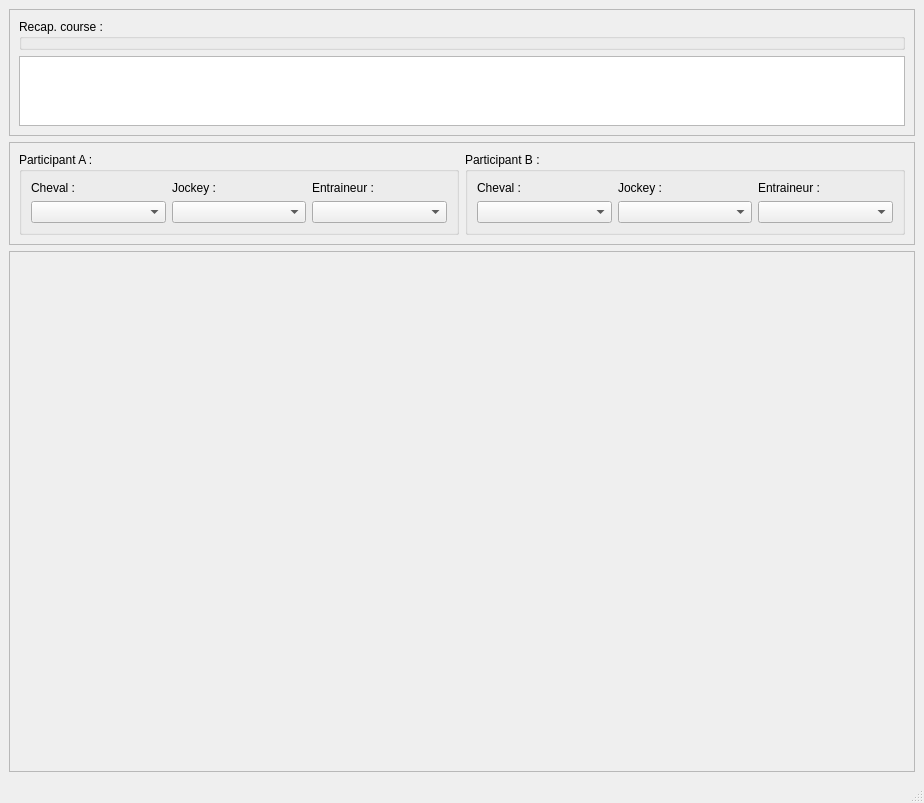
<?xml version="1.0" encoding="UTF-8"?>
<ui version="4.0">
 <class>duelswindow</class>
 <widget class="QMainWindow" name="duelswindow">
  <property name="geometry">
   <rect>
    <x>0</x>
    <y>0</y>
    <width>924</width>
    <height>803</height>
   </rect>
  </property>
  <property name="windowTitle">
   <string>MainWindow</string>
  </property>
  <widget class="QWidget" name="centralwidget">
   <layout class="QVBoxLayout" name="verticalLayout">
    <item>
     <widget class="QFrame" name="RecapFrame">
      <property name="sizePolicy">
       <sizepolicy hsizetype="Preferred" vsizetype="Fixed">
        <horstretch>0</horstretch>
        <verstretch>0</verstretch>
       </sizepolicy>
      </property>
      <property name="frameShape">
       <enum>QFrame::StyledPanel</enum>
      </property>
      <property name="frameShadow">
       <enum>QFrame::Raised</enum>
      </property>
      <layout class="QGridLayout" name="gridLayout">
       <item row="0" column="0">
        <widget class="QGroupBox" name="groupBox">
         <property name="title">
          <string>Recap. course :</string>
         </property>
        </widget>
       </item>
       <item row="1" column="0">
        <widget class="iTableView" name="RecapView">
         <property name="sizePolicy">
          <sizepolicy hsizetype="Expanding" vsizetype="Fixed">
           <horstretch>0</horstretch>
           <verstretch>0</verstretch>
          </sizepolicy>
         </property>
         <property name="maximumSize">
          <size>
           <width>16777215</width>
           <height>70</height>
          </size>
         </property>
         <property name="textElideMode">
          <enum>Qt::ElideMiddle</enum>
         </property>
        </widget>
       </item>
      </layout>
     </widget>
    </item>
    <item>
     <widget class="QFrame" name="SelectFrame">
      <property name="sizePolicy">
       <sizepolicy hsizetype="Preferred" vsizetype="Fixed">
        <horstretch>0</horstretch>
        <verstretch>0</verstretch>
       </sizepolicy>
      </property>
      <property name="frameShape">
       <enum>QFrame::StyledPanel</enum>
      </property>
      <property name="frameShadow">
       <enum>QFrame::Raised</enum>
      </property>
      <layout class="QHBoxLayout" name="horizontalLayout">
       <item>
        <widget class="QGroupBox" name="GBChevalA">
         <property name="title">
          <string>Participant A :</string>
         </property>
         <layout class="QGridLayout" name="gridLayout_2">
          <item row="1" column="1">
           <widget class="QComboBox" name="CBChevalA"/>
          </item>
          <item row="1" column="2">
           <widget class="QComboBox" name="CBJockeyA"/>
          </item>
          <item row="1" column="3">
           <widget class="QComboBox" name="CBCoachA"/>
          </item>
          <item row="0" column="1">
           <widget class="QLabel" name="label">
            <property name="text">
             <string>Cheval :</string>
            </property>
           </widget>
          </item>
          <item row="0" column="2">
           <widget class="QLabel" name="label_2">
            <property name="text">
             <string>Jockey :</string>
            </property>
           </widget>
          </item>
          <item row="0" column="3">
           <widget class="QLabel" name="label_3">
            <property name="text">
             <string>Entraineur :</string>
            </property>
           </widget>
          </item>
         </layout>
        </widget>
       </item>
       <item>
        <widget class="QGroupBox" name="GBChevalB">
         <property name="title">
          <string>Participant B :</string>
         </property>
         <layout class="QGridLayout" name="gridLayout_3">
          <item row="1" column="0">
           <widget class="QComboBox" name="CBChevalB"/>
          </item>
          <item row="1" column="1">
           <widget class="QComboBox" name="CBJockeyB"/>
          </item>
          <item row="1" column="2">
           <widget class="QComboBox" name="CBCoachB"/>
          </item>
          <item row="0" column="0">
           <widget class="QLabel" name="label_4">
            <property name="text">
             <string>Cheval :</string>
            </property>
           </widget>
          </item>
          <item row="0" column="1">
           <widget class="QLabel" name="label_5">
            <property name="text">
             <string>Jockey :</string>
            </property>
           </widget>
          </item>
          <item row="0" column="2">
           <widget class="QLabel" name="label_6">
            <property name="text">
             <string>Entraineur :</string>
            </property>
           </widget>
          </item>
         </layout>
        </widget>
       </item>
      </layout>
     </widget>
    </item>
    <item>
     <widget class="QScrollArea" name="DuelsView">
      <property name="widgetResizable">
       <bool>true</bool>
      </property>
      <widget class="QWidget" name="scrollAreaWidgetContents">
       <property name="geometry">
        <rect>
         <x>0</x>
         <y>0</y>
         <width>904</width>
         <height>494</height>
        </rect>
       </property>
      </widget>
     </widget>
    </item>
   </layout>
  </widget>
  <widget class="QMenuBar" name="menubar">
   <property name="geometry">
    <rect>
     <x>0</x>
     <y>0</y>
     <width>924</width>
     <height>25</height>
    </rect>
   </property>
  </widget>
  <widget class="QStatusBar" name="statusbar"/>
 </widget>
 <customwidgets>
  <customwidget>
   <class>iTableView</class>
   <extends>QTableView</extends>
   <header>itableview.h</header>
  </customwidget>
 </customwidgets>
 <resources/>
 <connections/>
</ui>
